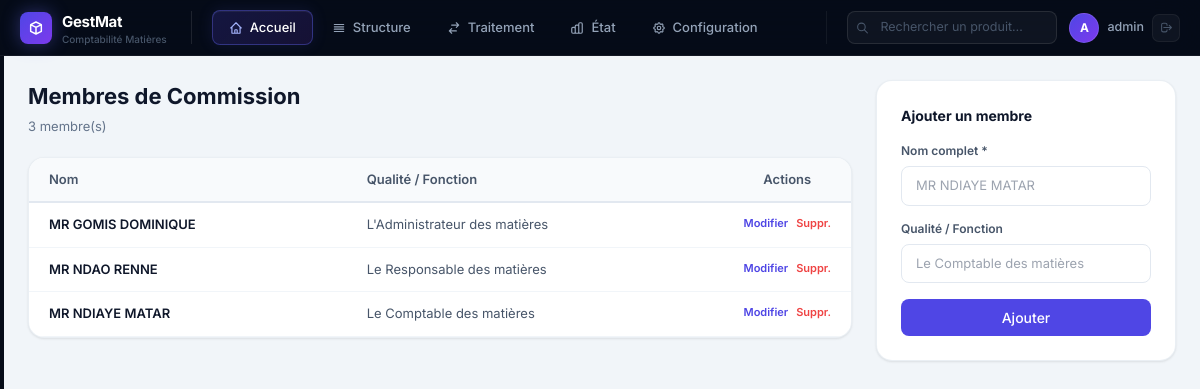
/config/membres-commission/ (signed in), run on the app's committed database.
### matieres/models.py (models this page shows, shortened)
class MembreCommission(models.Model):
    nom = models.CharField(max_length=200, verbose_name="Nom")
    qualite = models.CharField(max_length=200, verbose_name="Qualité")
    class Meta:
        verbose_name = "Membre de commission"
        verbose_name_plural = "Membres de commission"

### matieres/views.py (the view, shortened to what this page needs)
# urls.py: path('config/membres-commission/', views.membre_commission_list, name='membre_commission_list'),
@login_required
def membre_commission_list(request):
    if request.GET.get('delete'):
        get_object_or_404(MembreCommission, pk=request.GET['delete']).delete()
        messages.success(request, "Membre supprimé.")
        return redirect('matieres:membre_commission_list')
    membres = MembreCommission.objects.order_by('nom')
    return render(request, 'configuration/membres_commission.html', {'page_title': 'Membres de commission', 'membres': membres})

### templates/configuration/membres_commission.html (shortened to what this page needs)
{% extends "base.html" %}
{% block content %}
<div style="display:flex;gap:24px;align-items:flex-start">
  <div style="flex:1">
    <div style="margin-bottom:20px">
      <h1 style="font-size:22px;font-weight:700;color:#0f172a">Membres de Commission</h1>
      <p style="color:#64748b;font-size:13px;margin-top:4px">{{ membres.count }} membre(s)</p>
    </div>
    <div class="card" style="padding:0;overflow:hidden">
      <table style="width:100%;border-collapse:collapse;font-size:13px">
        <thead>
          <tr style="background:#f8fafc;border-bottom:2px solid #e2e8f0">
            <th style="padding:12px 20px;text-align:left;font-weight:600;color:#475569">Nom</th>
            <th style="padding:12px 20px;text-align:left;font-weight:600;color:#475569">Qualité / Fonction</th>
            <th style="padding:12px 20px;text-align:center;font-weight:600;color:#475569;width:100px">Actions</th>
          </tr>
        </thead>
        <tbody>
          {% for m in membres %}
          <tr class="table-row">
            <td style="padding:12px 20px;font-weight:600;color:#0f172a">{{ m.nom }}</td>
            <td style="padding:12px 20px;color:#475569">{{ m.qualite }}</td>
            <td style="padding:12px 20px;text-align:center;display:flex;gap:8px;justify-content:center">
              <button onclick="fillForm({{ m.pk }},'{{ m.nom|escapejs }}','{{ m.qualite|escapejs }}')"
                style="font-size:11px;color:#4f46e5;background:none;border:none;cursor:pointer;font-weight:600">Modifier</button>
              <a href="?delete={{ m.pk }}" onclick="return confirm('Supprimer ?')"
                style="font-size:11px;color:#ef4444;text-decoration:none;font-weight:600">Suppr.</a>
            </td>
          </tr>
          {% empty %}
          <tr><td colspan="3" style="padding:40px;text-align:center;color:#94a3b8">Aucun membre.</td></tr>
          {% endfor %}
        </tbody>
      </table>
    </div>
  </div>
  <div style="width:300px;flex-shrink:0">
    <div class="card">
      <h3 style="font-size:14px;font-weight:700;color:#0f172a;margin-bottom:16px" id="form-title">Ajouter un membre</h3>
      <form method="post" id="membre-form">
        <div style="margin-bottom:14px">
          <label style="font-size:12px;font-weight:600;color:#475569;display:block;margin-bottom:6px">Nom complet *</label>
          <input name="nom" id="field-nom" placeholder="MR NDIAYE MATAR" required
            style="width:100%;padding:9px 14px;border:1px solid #e2e8f0;border-radius:8px;font-size:13px;outline:none">
        </div>
        <div style="margin-bottom:16px">
          <label style="font-size:12px;font-weight:600;color:#475569;display:block;margin-bottom:6px">Qualité / Fonction</label>
          <input name="qualite" id="field-qualite" placeholder="Le Comptable des matières"
            style="width:100%;padding:9px 14px;border:1px solid #e2e8f0;border-radius:8px;font-size:13px;outline:none">
        </div>
        <div style="display:flex;gap:8px">
          <button class="btn-primary" type="submit" style="flex:1;justify-content:center" id="submit-btn">Ajouter</button>
        </div>
      </form>
    </div>
  </div>
</div>
{% endblock %}

### templates/base.html (shortened to what this page needs)
<!DOCTYPE html>
<html lang="fr" class="h-full">
<head>
  <script src="https://cdn.tailwindcss.com"></script>
</head>
<body>
<header class="topbar">
  <div class="logo-wrap">
    <div class="logo-icon">
      <svg width="16" height="16" fill="none" stroke="#fff" viewBox="0 0 24 24" stroke-width="2.2">
        <path stroke-linecap="round" stroke-linejoin="round" d="M20 7l-8-4-8 4m16 0l-8 4m8-4v10l-8 4m0-10L4 7m8 4v10M4 7v10l8 4"/>
      </svg>
    </div>
    <div>
      <div class="logo-text">GestMat</div>
      <div class="logo-sub">{% if societe %}{{ societe.nom|truncatechars:20 }}{% else %}Comptabilité Matières{% endif %}</div>
    </div>
  </div>
  <nav class="tab-nav" role="tablist">
    <a href="{% url 'matieres:dashboard' %}" class="tab-btn" data-tab="accueil" role="tab">
      <svg width="14" height="14" fill="none" stroke="currentColor" viewBox="0 0 24 24" stroke-width="2">
        <path stroke-linecap="round" stroke-linejoin="round" d="M3 12l2-2m0 0l7-7 7 7M5 10v10a1 1 0 001 1h3m10-11l2 2m-2-2v10a1 1 0 01-1 1h-3m-6 0a1 1 0 001-1v-4a1 1 0 011-1h2a1 1 0 011 1v4a1 1 0 001 1m-6 0h6"/>
      </svg>
      Accueil
    </a>
    <span class="tab-btn" data-tab="structure" role="tab" style="cursor:pointer">
      <svg width="14" height="14" fill="none" stroke="currentColor" viewBox="0 0 24 24" stroke-width="2">
        <path stroke-linecap="round" stroke-linejoin="round" d="M4 6h16M4 10h16M4 14h16M4 18h16"/>
      </svg>
      Structure
    </span>
    <span class="tab-btn" data-tab="traitement" role="tab" style="cursor:pointer">
      <svg width="14" height="14" fill="none" stroke="currentColor" viewBox="0 0 24 24" stroke-width="2">
        <path stroke-linecap="round" stroke-linejoin="round" d="M8 7h12m0 0l-4-4m4 4l-4 4m0 6H4m0 0l4 4m-4-4l4-4"/>
      </svg>
      Traitement
    </span>
    <span class="tab-btn" data-tab="etat" role="tab" style="cursor:pointer">
      État
    </span>
    <span class="tab-btn" data-tab="configuration" role="tab" style="cursor:pointer">
      Configuration
    </span>
  </nav>
  <div class="topbar-right">
    <div class="search-wrap">
      <svg class="search-icon" width="13" height="13" fill="none" stroke="currentColor" viewBox="0 0 24 24" stroke-width="2">
        <path stroke-linecap="round" stroke-linejoin="round" d="M21 21l-6-6m2-5a7 7 0 11-14 0 7 7 0 0114 0"/>
      </svg>
      <input type="text" placeholder="Rechercher un produit…" name="q"
        hx-get="{% url 'matieres:htmx_recherche_produit' %}"
        hx-trigger="keyup changed delay:300ms"
        hx-target="#search-results">
    </div>
    <div class="user-wrap">
      <div class="user-avatar">{{ request.user.username|first|upper }}</div>
      <span class="user-name">{{ request.user.get_full_name|default:request.user.username }}</span>
      <a href="{% url 'logout' %}" class="btn-logout" title="Déconnexion">
        <svg width="13" height="13" fill="none" stroke="currentColor" viewBox="0 0 24 24" stroke-width="2">
          <path stroke-linecap="round" stroke-linejoin="round" d="M17 16l4-4m0 0l-4-4m4 4H7m6 4v1a3 3 0 01-3 3H6a3 3 0 01-3-3V7a3 3 0 013-3h4a3 3 0 013 3v1"/>
        </svg>
      </a>
    </div>
  </div>
</header>
<div class="app-body">
  <main class="main-area" id="main-content">
    <div class="main-inner">
      {% block content %}{% endblock %}
    </div>
  </main>
</div>
</body>
</html>

### data on the page
MembreCommission: nom "MR GOMIS DOMINIQUE", qualite "L'Administrateur des matières"
MembreCommission: nom "MR NDAO RENNE", qualite "Le Responsable des matières"
MembreCommission: nom "MR NDIAYE MATAR", qualite "Le Comptable des matières"

### other printed values
{{ request.user.username|first|upper }} "A"
{{ request.user.get_full_name|default:request.user.username }} "admin"
{{ membres.count }} "3"
